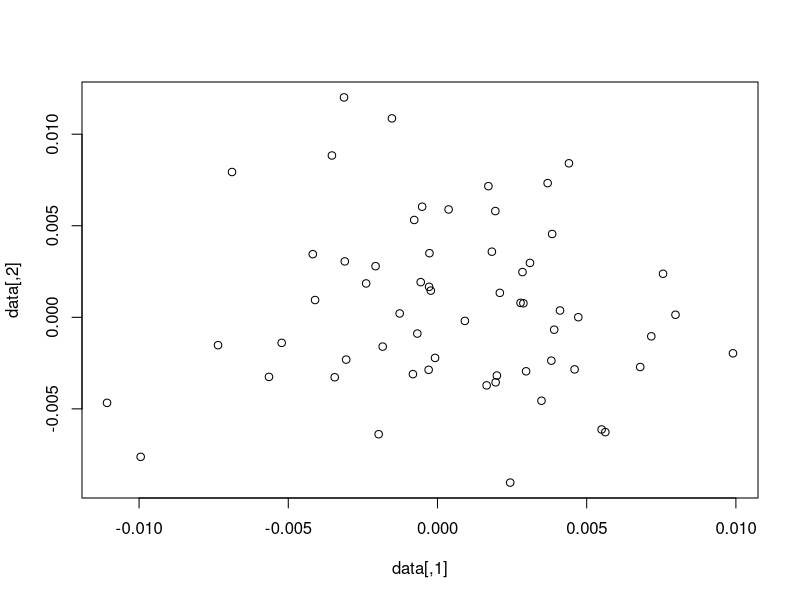
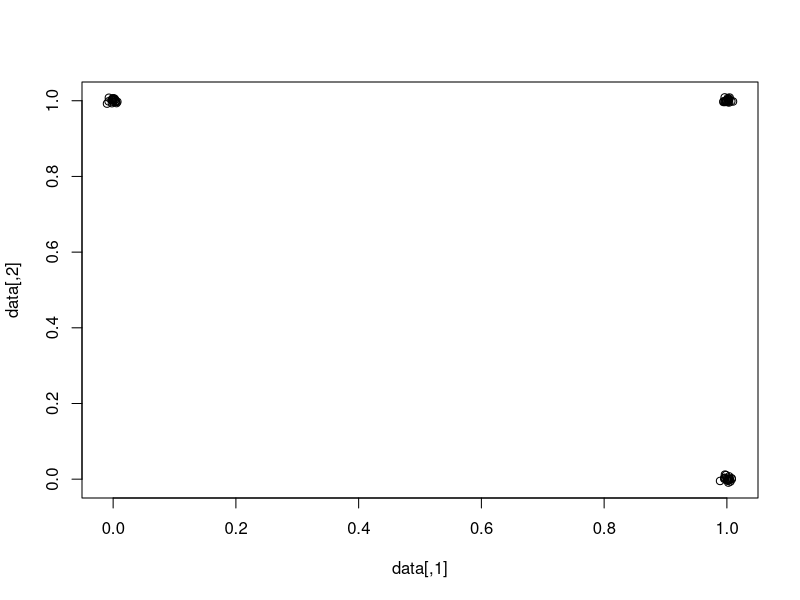
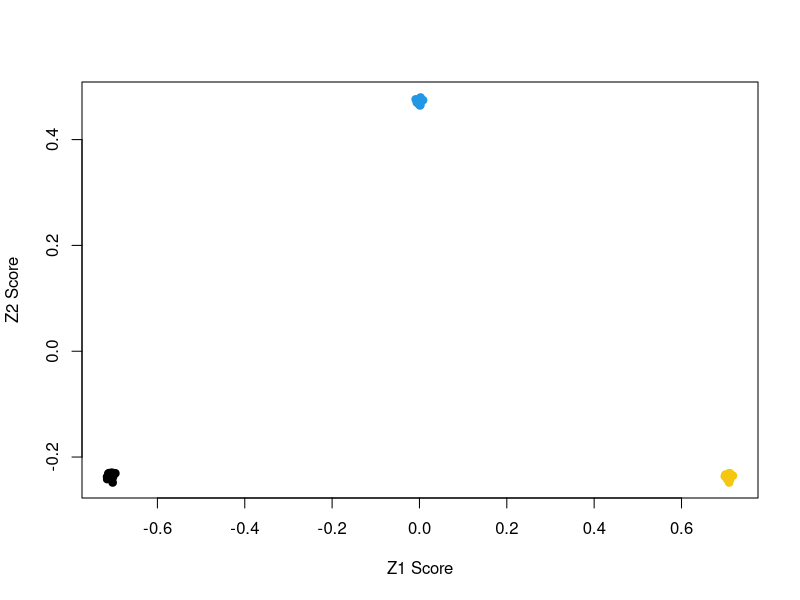
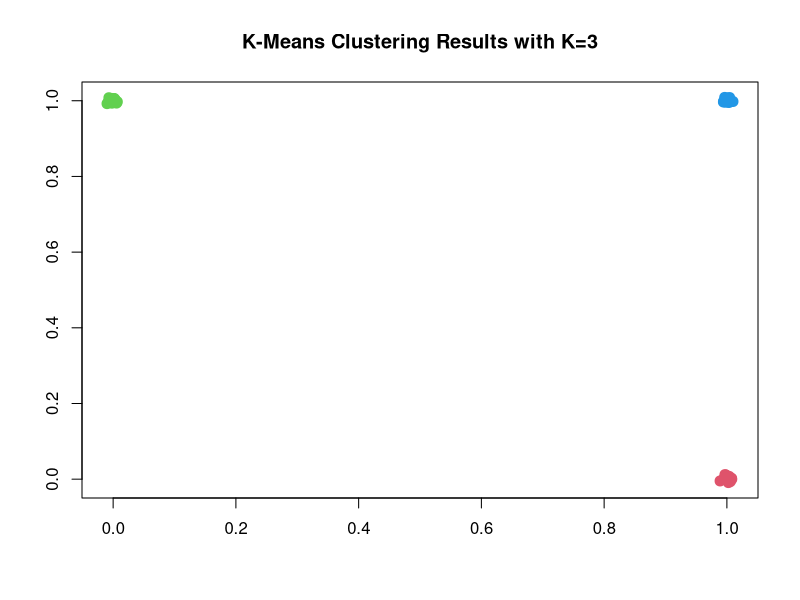
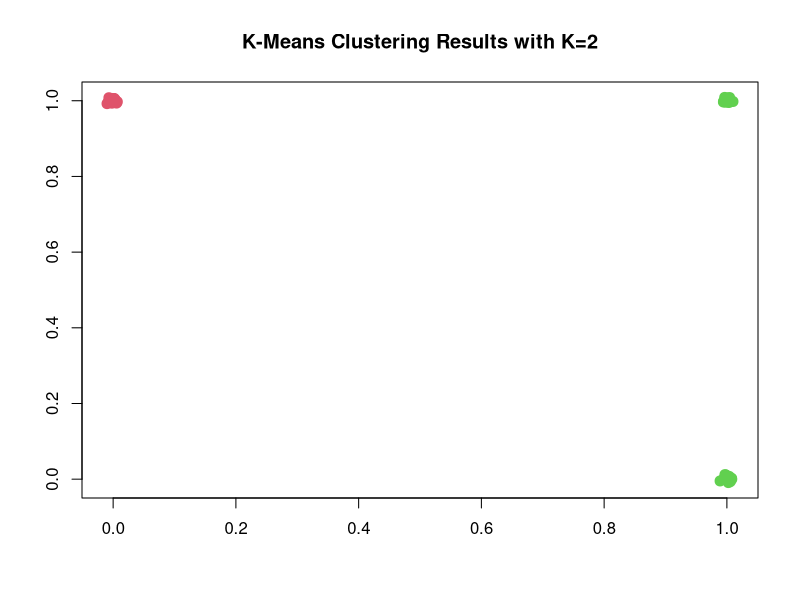
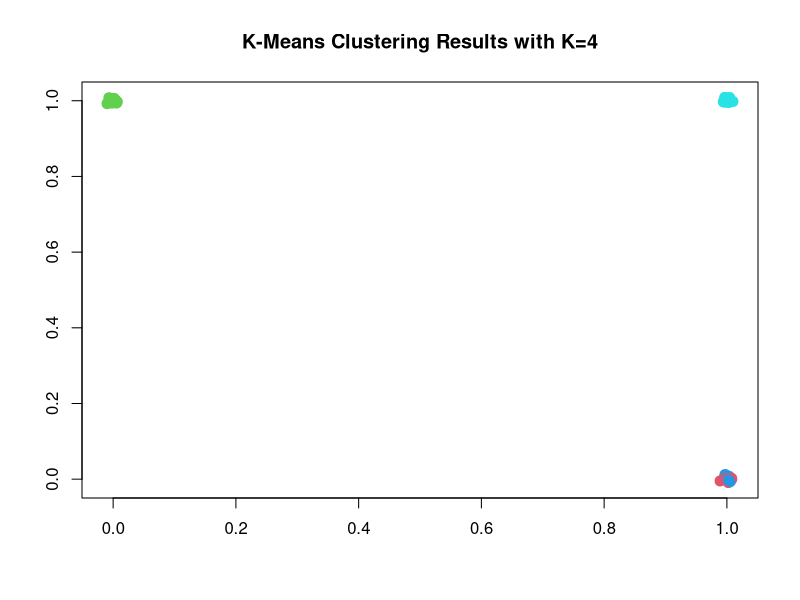
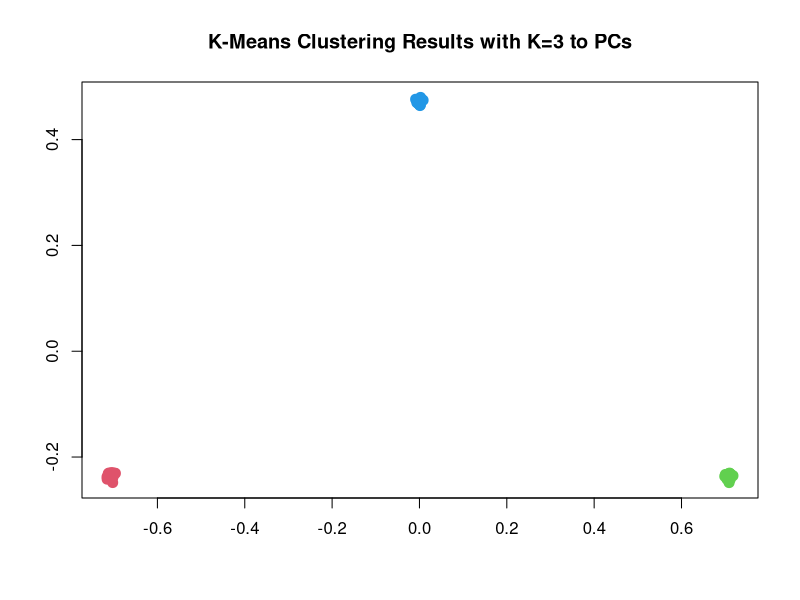
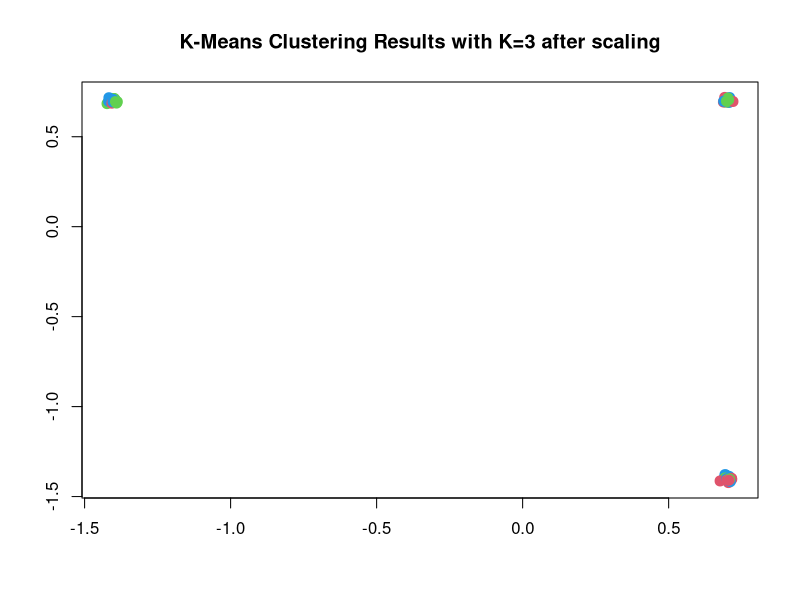

These figures' R source, in order:
## ---- chunk 1
# simulate several data at the beginning
set.seed(1)
data=matrix(rnorm(20*3*50,mean=0,sd=0.005),nrow=2*30,ncol=50)
plot(data)
## ---- chunk 2
# split them
data[1:20,1]=data[1:20,1]+1
data[41:60,1]=data[41:60,1]+1
data[41:60,2]=data[41:60,2]+1
data[21:40,2]=data[21:40,2]+1
plot(data)
## ---- chunk 3
# PCA 
pr.out=prcomp(data,scale=FALSE)
names(pr.out)
summary(pr.out)
## ---- chunk 4
# score vectors
pr.out$x[,1:2]
color0=floor((pr.out$x[,1])*4+0.5)+4 # assign different colors to different groups
plot(pr.out$x[,1:2],col=color0,xlab="Z1 Score",ylab="Z2 Score",pch=19) 
## ---- chunk 5
# K-means Clustering, K=3
set.seed(12)
km.out=kmeans(data,3,nstart=20)
km.out$cluster
table(km.out$cluster,c(rep(1,20),rep(2,20),rep(3,20)))
plot(data,col=(km.out$cluster+1),main="K-Means Clustering Results with K=3",xlab="",ylab="",pch=20,cex=2)
## ---- chunk 6
# K-means Clustering, K=2
set.seed(12)
km.out=kmeans(data,2,nstart=20)
km.out$cluster
table(km.out$cluster,c(rep(1,20),rep(2,20),rep(3,20)))
plot(data,col=(km.out$cluster+1),main="K-Means Clustering Results with K=2",xlab="",ylab="",pch=20,cex=2)
## ---- chunk 7
# K-means Clustering, K=4
set.seed(12)
km.out=kmeans(data,4,nstart=20)
km.out$cluster
table(km.out$cluster,c(rep(1,20),rep(2,20),rep(3,20)))
plot(data,col=(km.out$cluster+1),main="K-Means Clustering Results with K=4",xlab="",ylab="",pch=20,cex=2)
## ---- chunk 8
# K-means Clustering to PCs, K=3
set.seed(12)
km.out=kmeans(pr.out$x[,1:2],3,nstart=20)
km.out$cluster
table(km.out$cluster,c(rep(1,20),rep(2,20),rep(3,20)))
plot(pr.out$x[,1:2],col=(km.out$cluster+1),main="K-Means Clustering Results with K=3 to PCs",xlab="",ylab="",pch=20,cex=2)
## ---- chunk 9
# K-means Clustering, K=3, after scaling
set.seed(12)
km.out=kmeans(scale(data),3,nstart=20)
km.out$cluster
table(km.out$cluster,c(rep(1,20),rep(2,20),rep(3,20)))
plot(scale(data),col=(km.out$cluster+1),main="K-Means Clustering Results with K=3 after scaling",xlab="",ylab="",pch=20,cex=2)
